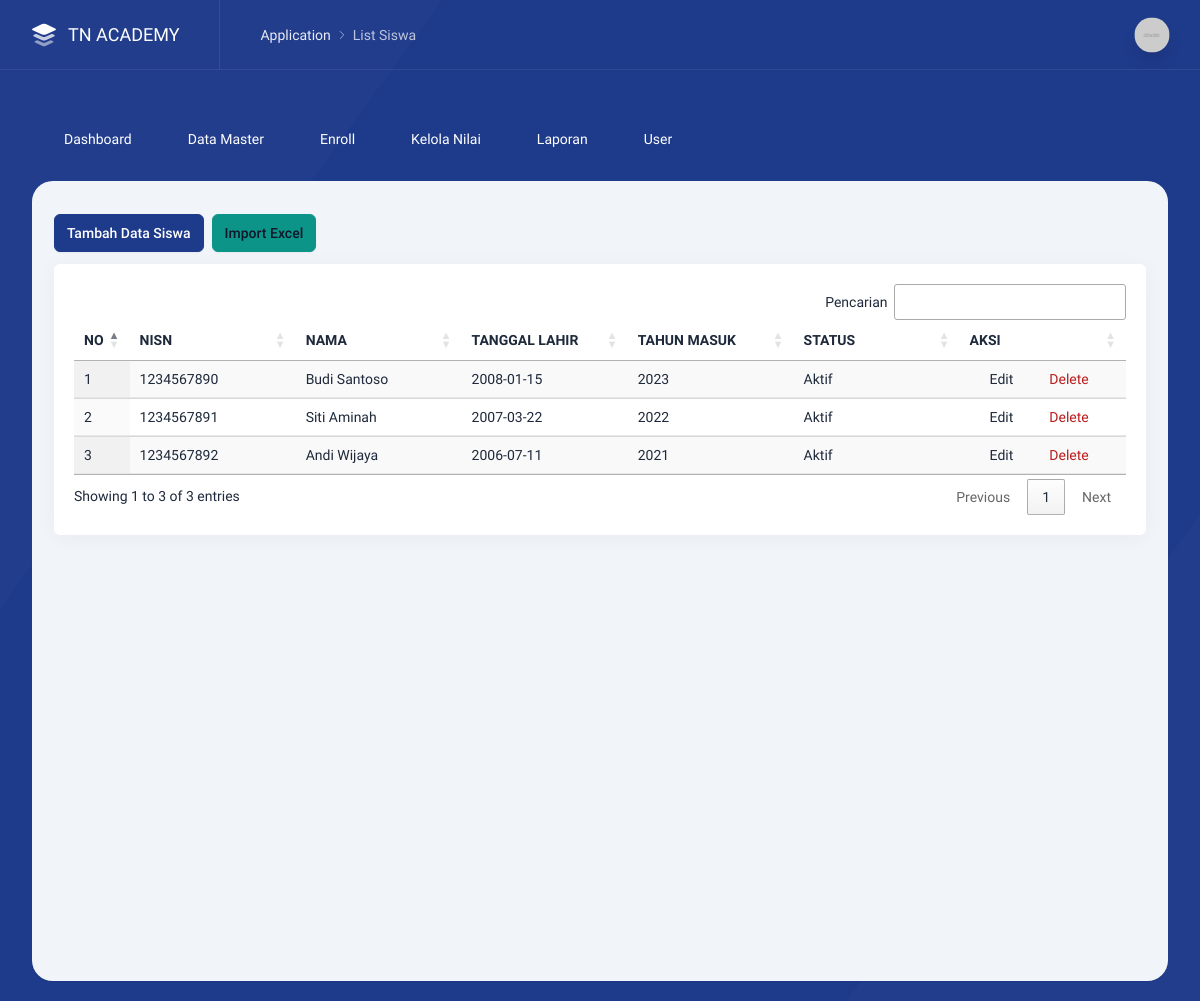
Page /index.php/admin/siswa on the committed database.
### tables this page shows
CREATE TABLE `siswa` (
  `id_siswa` int NOT NULL,
  `nisn` varchar(20) NOT NULL,
  `nama` varchar(150) NOT NULL,
  `tgl_lahir` date NOT NULL,
  `thn_masuk` year NOT NULL,
  `status` enum('Aktif','Lulus','Keluar') NOT NULL DEFAULT 'Aktif'
);

### application/libraries/template.php (called while the page is built, shortened)
<?php
class Template{
    var $template_data = array();
    function set($name, $value){
        $this->template_data[$name] = $value;
    }
    function load($template = '', $view = '' , $view_data = array(), $return = FALSE){
        $this->CI =& get_instance();
        $this->set('contents', $this->CI->load->view($view, $view_data, TRUE));
        return $this->CI->load->view($template, $this->template_data, $return);
    }
}

### application/controllers/admin/Siswa.php (called while the page is built, shortened)
<?php
class Siswa extends MY_Controller {
    public function index()
    {
        $data = array(
            'siswa'      => $this->Siswa_model->get_all(),
            'title'      => 'List Siswa'
        );
        $this->template->load('template','master/siswa',$data);
    }
}

### index.php (called while the page is built, shortened)
<?php
require_once BASEPATH.'core/CodeIgniter.php';

### application/models/Siswa_model.php (called while the page is built, shortened)
<?php
class Siswa_model extends CI_Model {
	public function get_all()
	{
		return $this->db->get('siswa')->result_array();
	}
}

### application/views/master/siswa.php (the view, shortened to what this page needs)
<div class="flex items-center gap-2 ">
    <div class="flex items-center gap-2 ">
    <a href="javascript:;" data-tw-toggle="modal" data-tw-target="#addSiswa" class="btn btn-primary">
        Tambah Data Siswa
    </a>
    <a href="javascript:;" data-tw-toggle="modal" data-tw-target="#importExcel" class="btn btn-success">
        Import Excel
    </a>
</div>
</div>
<div class="intro-y box mt-3">
    <div class="p-5">
        <div class="preview">
            <div class="overflow-x-auto">
                <table id="example1" class="table table-report table-report--bordered display datatable w-full">
                    <thead class="bg-gray-100">
                        <tr>
                            <th class="border-b-2">NO</th>
                            <th class="border-b-2">NISN</th>
                            <th class="border-b-2">NAMA</th>
                            <th class="border-b-2">TANGGAL LAHIR</th>
                            <th class="border-b-2">TAHUN MASUK</th>
                            <th class="border-b-2">STATUS</th>
                            <th class="border-b-2">AKSI</th>
                        </tr>
                    </thead>
                    <tbody>
                        <?php $no=1+ ($offset ?? 0); foreach ($siswa as $sis) { ?>
                        <tr>
                            <td><?= $no ?></td>
                            <td><?= $sis['nisn'] ?></td>
                            <td><?= $sis['nama'] ?></td>
                            <td><?= $sis['tgl_lahir'] ?></td>
                            <td><?= $sis['thn_masuk'] ?></td>
                            <td><?= $sis['status'] ?></td>
                            <td>
                                <div class="flex space-x-10">
                                    <a class="flex text-blue-500 mr-4" href="javascript:;"
                                       data-tw-toggle="modal" data-tw-target="#edit<?= $sis['id_siswa'] ?>">
                                        <i data-lucide="edit" class="w-4 h-4 mr-1"></i> Edit
                                    </a>
                                   <a class="flex text-danger delete-btn" href="javascript:;"
                                       onclick="confirmDelete('<?= site_url('admin/siswa/delete/'.$sis['id_siswa']) ?>')">
                                        <i data-lucide="trash-2" class="w-4 h-4 mr-1"></i> Delete
                                    </a>
                                </div>
                            </td>
                        </tr>
                        <?php $no++; } ?>
                    </tbody>
                </table>
            </div>
        </div>
    </div>
</div>

### application/views/template.php (shortened to what this page needs)
<!DOCTYPE html>
<html lang="en" class="light">
    <head>
        <?php require_once('layout/_header.php');?>
        <?php require_once('layout/_css.php');?>
    </head>
    <body class="main">
        <?php require_once('layout/_topBar.php');?>
        <?php require_once('layout/_menu.php');?>
         <div class="wrapper wrapper--top-nav">
            <div class="wrapper-box">
                <div class="content">
                    <div class="grid grid-cols-6 gap-6">
                        <div class="col-span-12 2xl:col-span-9">
                            <div class="grid grid-cols-12 gap-6">
                                <div class="col-span-12 mt-8">
                                    <?=$contents?>
                                </div>
                            </div>
                        </div>
                    </div>
                </div>
            </div>
        </div>
    </body>
</html>

### application/views/Layout/_header.php (shortened to what this page needs)
<head>
</head>

### application/views/Layout/_css.php (shortened to what this page needs)
<link rel="stylesheet" href="<?= base_url('assets/dist/css/app.css') ?>" />
<link rel="stylesheet" href="https://cdn.datatables.net/1.13.6/css/jquery.dataTables.min.css">

### application/views/Layout/_topBar.php (shortened to what this page needs)
<div
	class="top-bar-boxed h-[70px] z-[51] relative border-b border-white/[0.08] mt-12 md:-mt-5 -mx-3 sm:-mx-8 px-3 sm:px-8 md:pt-0 mb-12">
	<div class="h-full flex items-center">
		<a href="" class="-intro-x hidden md:flex">
			<img alt="Midone - HTML Admin Template" class="w-6" src="<?= base_url('assets/') ?>dist/images/logo.svg">
			<span class="text-white text-lg ml-3"> TN ACADEMY </span>
		</a>
		<nav aria-label="breadcrumb" class="-intro-x h-full mr-auto">
			<ol class="breadcrumb breadcrumb-light">
				<li class="breadcrumb-item"><a href="#">Application</a></li>
				<li class="breadcrumb-item active" aria-current="page"><?=$title?></li>
			</ol>
		</nav>
		<div class="intro-x dropdown w-8 h-8">
			<div class="dropdown-toggle w-8 h-8 rounded-full overflow-hidden shadow-lg image-fit zoom-in scale-110"
				role="button" aria-expanded="false" data-tw-toggle="dropdown">
				<img alt="Midone - HTML Admin Template" src="<?= base_url('assets/') ?>dist/images/profile-5.jpg ">
			</div>
		</div>
	</div>
</div>

### application/views/Layout/_menu.php (shortened to what this page needs)
<nav class="top-nav">
  	<ul>
  		<li>
  			<a href="<?=base_url('home')?>"
  				class="top-menu <?=($this->uri->uri_string()=='home')? 'top-menu--active' : ''?> ">
  				<div class="top-menu__title"> Dashboard </div>
  			</a>
  		</li>
  		<li>
  			<a href="javascript:;" class="top-menu">
  				<div class="top-menu__title">Data Master
  				</div>
  			</a>
  		</li>
  		<li>
  			<a href="javascript:;" class="top-menu">
  				<div class="top-menu__title">Enroll
  				</div>
  			</a>
  		</li>
  		<li>
  			<a href="<?=base_url('nilai')?>"
  				class="top-menu <?= (strpos($this->uri->uri_string(), 'nilai') === 0) ? 'top-menu--active' : '' ?>">
  				<div class="top-menu__title"> Kelola Nilai </div>
  			</a>
  		</li>
  		<li>
  			<a href="javascript:;" class="top-menu">
  				<div class="top-menu__title"> Laporan</div>
  			</a>
  		</li>
  		<li>
  			<a href="<?=base_url('user')?>"
  				class="top-menu <?= (strpos($this->uri->uri_string(), 'user') === 0) ? 'top-menu--active' : '' ?>">
  				<div class="top-menu__title"> User </div>
  			</a>
  		</li>
  	</ul>
</nav>

### rows in the picture
siswa: nisn "1234567890", nama "Budi Santoso", tgl_lahir "2008-01-15", thn_masuk "2023", status "Aktif"
siswa: nisn "1234567891", nama "Siti Aminah", tgl_lahir "2007-03-22", thn_masuk "2022", status "Aktif"
siswa: nisn "1234567892", nama "Andi Wijaya", tgl_lahir "2006-07-11", thn_masuk "2021", status "Aktif"

### other values in the picture
$title "List Siswa"
